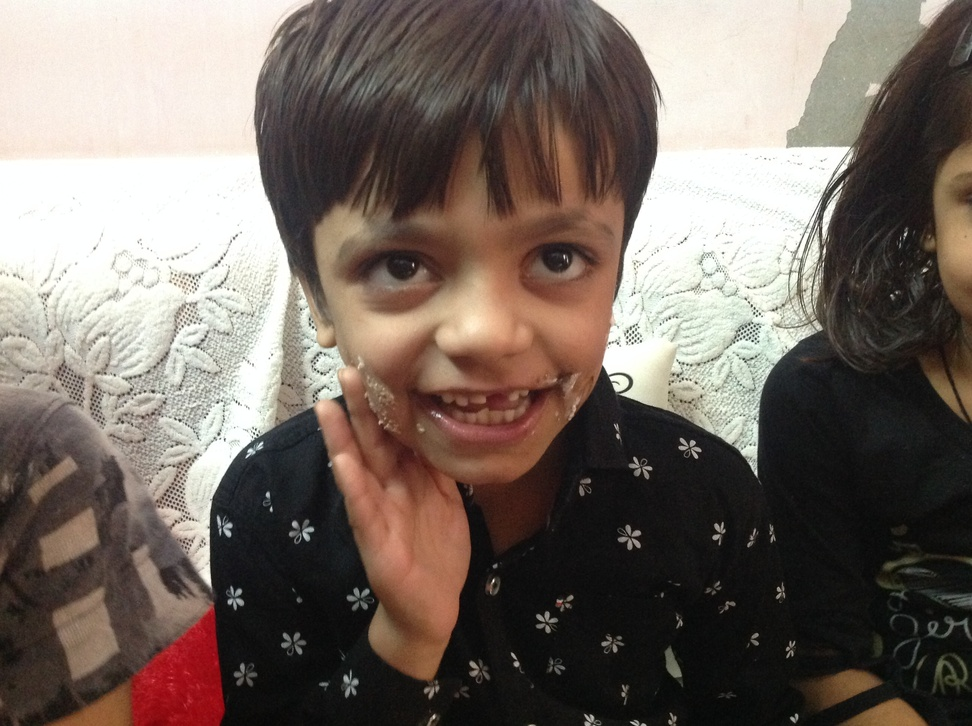
#> input picture Dlib - Face Detection/IMG_2709.JPG, 972 x 726 px, shrunk from 2592 x 1936 before the run, given in place of the camera
$ jupyter execute 'Edge Detection.ipynb'
#> lines starting #> are read from the running program, lines starting #| are printed output that depends on the picture
[cell 1]
import cv2 as cv

[cell 2]
camera = cv.VideoCapture(0)

while True:

    _ , img = camera.read()
#> img is the input picture: shape (726, 972, 3); mean B, G, R 98.7, 106.4, 118.1
    img = cv.flip(img,1)
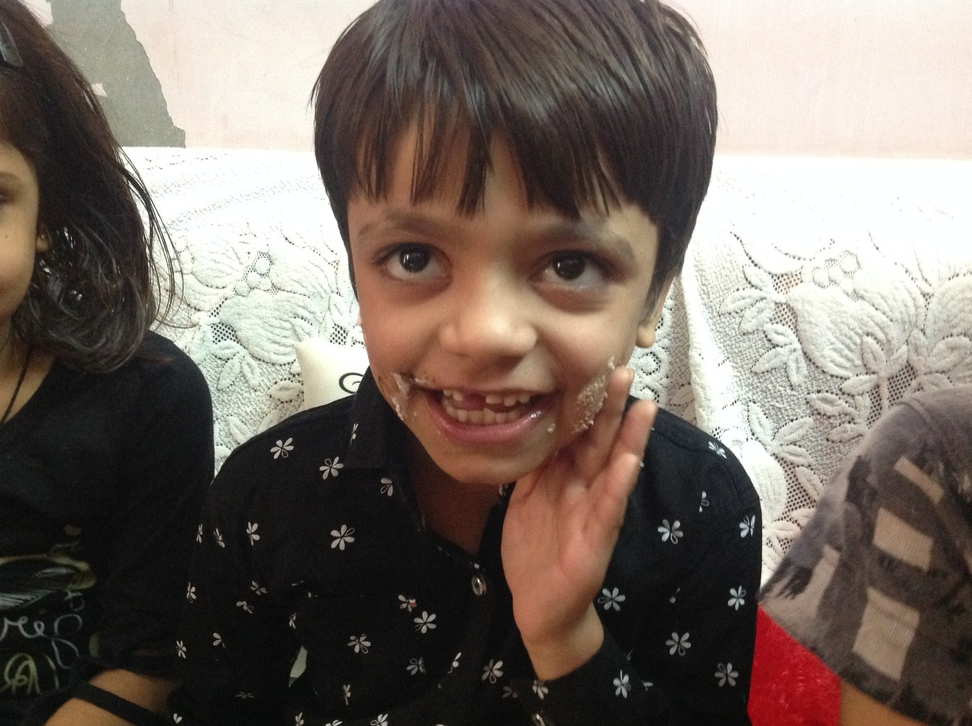
#> img: shape (726, 972, 3); mean B, G, R 98.7, 106.4, 118.1

    gray = cv.cvtColor(img, cv.COLOR_BGR2GRAY)
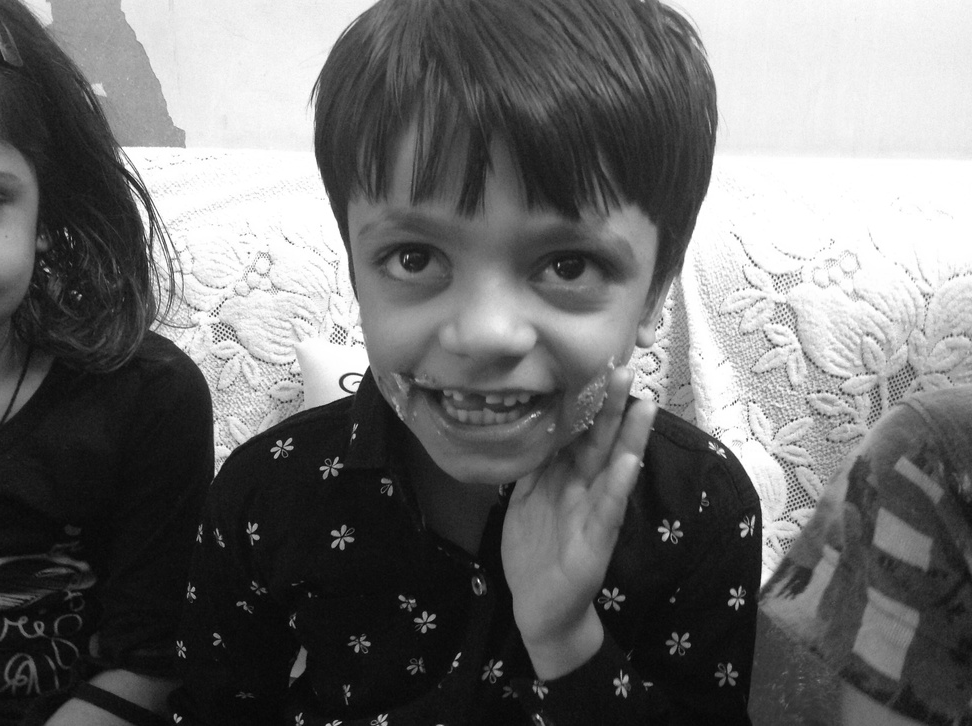
#> gray: shape (726, 972); min 3, max 255, mean 109

    blur = cv.blur(gray, (2,2))

    canny = cv.Canny(blur, 50,150)
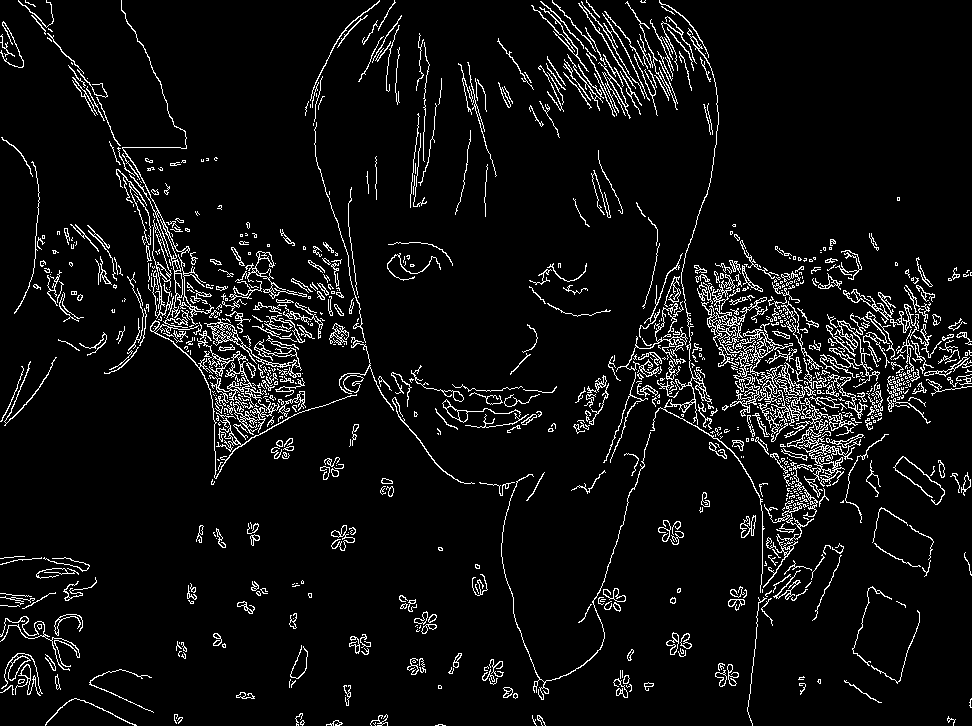
#> canny: shape (726, 972); 6.3% white in thin lines or dots

    cv.imshow("Canny" , canny)
    cv.imshow("Gray" , gray)
    cv.imshow("Blur" , blur)
    cv.imshow("Frame" , img)

    key = cv.waitKey(30)
#> (key Esc is pressed here)

    if (key == 27):
        break

camera.release()
